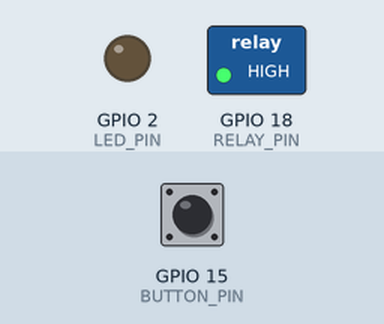
Simulated run of this program. Board: ESP32. On the bench: switched loads named in the program (green lamp = pin HIGH), output pins drawn as LEDs (lit = HIGH). Dashed ring = blinking. The inputs (shaded band) are chosen by the test bench; at power-on: GPIO 15 (BUTTON_PIN) HIGH.

Above: at 2.2 s.
2.3 s: GPIO 15 (BUTTON_PIN) pulled LOW for 0.15 s
At 4.2 s:
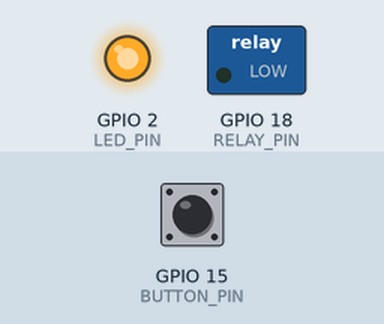
At 5.05 s:
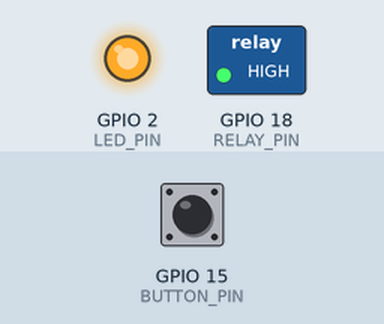
5.4 s: GPIO 15 (BUTTON_PIN) pulled LOW for 1 s
At 5.55 s:
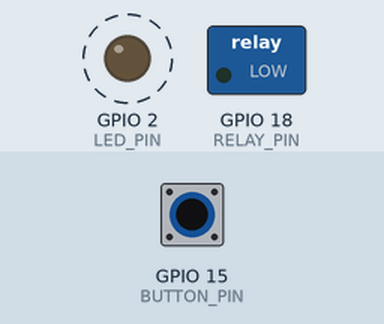
8.4 s: GPIO 15 (BUTTON_PIN) pulled LOW for 3.2 s
Timing chart, 0 to 19.1 s (numbered marks = the images above; inputs shaded):
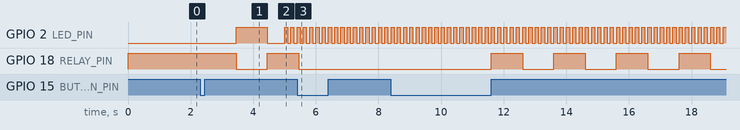

The program:

main.cpp
```cpp
#include <Arduino.h>
#include "led_control.h"
#include <driver/rtc_io.h>

volatile int mode = 0;
volatile unsigned long button_press_time = 0;
volatile bool active_mode = false;
volatile bool button_pressed = false;
volatile bool mode_changed = false;
volatile bool state_changed = false;

void IRAM_ATTR buttonISR()
{
    unsigned long current_time = millis();
    int button_state = digitalRead(BUTTON_PIN);

    if (button_state == LOW && !button_pressed) // Press
    {
        button_press_time = current_time;
        button_pressed = true;
    }
    else if (button_state == HIGH && button_pressed) // Release
    {
        unsigned long press_duration = current_time - button_press_time;
        button_pressed = false;

        if (press_duration < 1000) // short < 1s
        {
            active_mode = !active_mode;
            state_changed = true;
            if (!active_mode) {
                digitalWrite(RELAY_PIN, HIGH);
                digitalWrite(LED_PIN, HIGH);
            }
        }
        else if (press_duration >= 1000 && press_duration < 10000) // long 1s-10s
        {
            if (active_mode)
            {
                mode = (mode + 1) % 2;
                mode_changed = true;
            }
        }
    }
}

void setup()
{
  Serial.begin(115200, SERIAL_8N1);

  setup_pins();
  attachInterrupt(digitalPinToInterrupt(BUTTON_PIN), buttonISR, CHANGE);

  //GPIO CONFIG FOR REAL TIME CLOCK
  rtc_gpio_pulldown_dis((gpio_num_t)BUTTON_PIN);
  rtc_gpio_pullup_en((gpio_num_t)BUTTON_PIN);

  //sleep mode after start
  esp_sleep_enable_ext0_wakeup((gpio_num_t)BUTTON_PIN, 0); //
  esp_light_sleep_start();
}

void loop()
{
  if (active_mode)
  {
        check_battery_and_blink(true); // BLInk in active state
        if (mode == 0)
        {
            relay_control(1000); // 1s
            led_blink();
        }
        else
         {
            relay_control(10000); // 10s
            led_blink();
        }
    }
    else
    {
        check_battery_and_blink(false); // FIX LED IS ON WHEN ESP IS OFFF
        digitalWrite(LED_PIN, LOW);    // MAKE SURE IS OFF
    }

}
```

led_control.h
```cpp
#ifndef LED_CONTROL_H
#define LED_CONTROL_H

#define LED_PIN 2
#define RELAY_PIN 18

#define BATTERY_PIN 34
#define BATTERY_THRESHOLD 6.0 // battery 6v barrier

#define BUTTON_PIN 15
#define DEBOUNCE_DELAY 300;
#define SHORT_PRESS_TIME 1000;

void setup_pins();
void relay_control(int delay_time);
void led_blink();
void check_battery_and_blink(bool is_avtive);
void led_on();

#endif
```

led_control.cpp
```cpp
#include <Arduino.h>
#include "led_control.h"
#include <driver/rtc_io.h>

static unsigned long last_relay_time = 0;
const float battery_voltage = 5.5; //hardcode battery voltage, esp32 its bad at reading real battery
static bool relay_state = false;
static bool low_battery = false; // state flag

void setup_pins()
{
    pinMode(LED_PIN, OUTPUT);
    pinMode(BUTTON_PIN, INPUT_PULLUP);
    pinMode(RELAY_PIN, OUTPUT);
    digitalWrite(LED_PIN, LOW);
    digitalWrite(RELAY_PIN, HIGH); // THIS WILL MAKE DIVICE OFF WHEN ESP IS IN SLEEP MODE
    //configuration gpio pins for rtc sleep mode
    rtc_gpio_init((gpio_num_t)RELAY_PIN);
    rtc_gpio_set_direction((gpio_num_t)RELAY_PIN, RTC_GPIO_MODE_OUTPUT_ONLY);
    rtc_gpio_set_level((gpio_num_t)RELAY_PIN, 1);
}

void relay_control(int delay_time) {
    unsigned long current_time = millis();
    if (current_time - last_relay_time >= delay_time)
    {
        relay_state = !relay_state;
        digitalWrite(RELAY_PIN, relay_state);
        last_relay_time = current_time;
    }
}

void led_blink()
{
    // LED works with relay only when batter is higher than 6V
    if (!low_battery)
    {
        digitalWrite(LED_PIN, !digitalRead(RELAY_PIN));
    }
}

void led_on()
{
    digitalWrite(LED_PIN, HIGH);
}

void check_battery_and_blink(bool is_avtive)
{
    static unsigned long last_check_time = 0;
    static unsigned long last_battery_blink = 0;
    static bool battery_blink_state = false;
    unsigned long current_time = millis();

    // check battery voltage every 5 sec
    if (current_time - last_check_time >= 5000)
    {
        if (battery_voltage < BATTERY_THRESHOLD)
        {
            low_battery = true; // set flag
        }
        else
        {
            low_battery = false; // off flag
        }
        last_check_time = current_time;
    }

    // blink led 100ms, if battery <6V
    if (is_avtive && low_battery && current_time - last_battery_blink >= 100)
    {
        battery_blink_state = !battery_blink_state;
        digitalWrite(LED_PIN, battery_blink_state);
        last_battery_blink = current_time;
    }
}
```

Measured:
- after the input at 2.3 s, GPIO 2 (LED_PIN): goes HIGH 1.0 s, LOW 0.55 s, HIGH 0.10 s, LOW 0.10 s, HIGH 0.10 s, then LOW, starting after 1.2 s; GPIO 18 (RELAY_PIN): HIGH → LOW after 1.2 s, → HIGH 1.0 s later
- after the input at 5.4 s, GPIO 18 (RELAY_PIN): goes on until 5.5 s, then stays LOW
